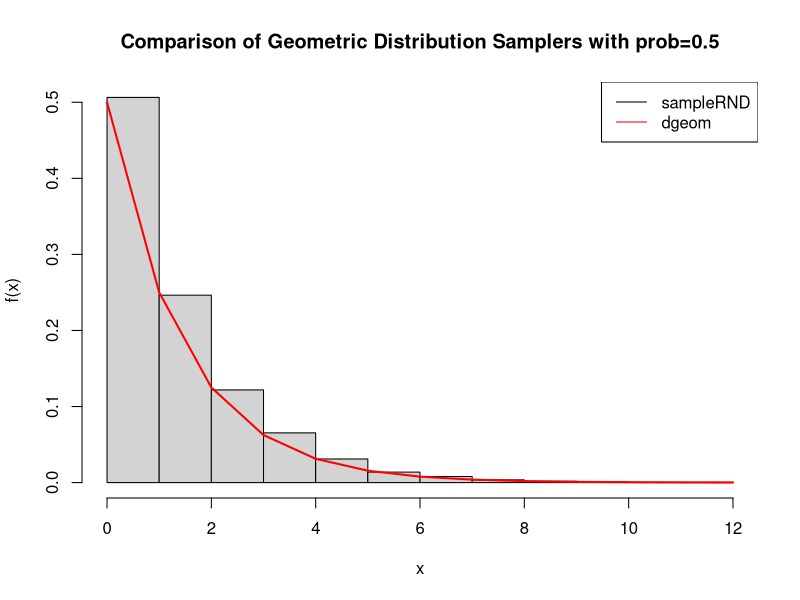

Reproduce this figure in R.
# Name: Christian Peters

set.seed(1234)

# used for creating permutations
library(gtools)
library(ggplot2)

# No. 1)
# ======

sampleRNG <- function(n) {
  sample(2^31, n) / 2^31
}

gapTest <- function(generator, alpha, beta, z, numSamples=1000) {
  # generate random numbers
  randomNumbers <- generator(numSamples)
  
  # get the gaps
  gaps <- integer(z + 1)
  
  curGap <- 0
  for (i in seq_along(randomNumbers)) {
    # test if the gap is broken
    if (alpha <= randomNumbers[i] && randomNumbers[i] <= beta) {
      # store the gap count at the corresponding index in the gaps vector
      # all gaps >= z are stored at the index z+1
      gapIndex <- min(curGap + 1, z + 1)
      gaps[gapIndex] <- gaps[gapIndex] + 1
      
      curGap <- 0
      next
    }
    
    # still outside the gap
    curGap <- curGap + 1
  }
  
  # calculate the probabilities for each gap
  probabilities <- double(z + 1)
  for (i in seq_along(gaps)) {
    probabilities[i] <- (beta - alpha) * (1 - beta + alpha)^(i - 1)
  }
  probabilities[z+1] <- (1 - beta + alpha)^z
  
  # do the chi-squared test
  test <- chisq.test(x=gaps, p=probabilities)
  
  return(test)
}

#print(gapTest(sampleRNG, 0.25, 0.75, 5))

permutationTest <- function(generator, elementsPerGroup, numGroups) {
  # organize the random numbers as a matrix
  randomNumbers <- matrix(generator(elementsPerGroup * numGroups),
                          nrow=elementsPerGroup, ncol=numGroups)
  
  # create vector to store the count of each permutation
  permutationCounts <- integer(factorial(elementsPerGroup))
  
  # now get the counts of each permutation
  indexPermutations <- permutations(elementsPerGroup, elementsPerGroup)
  
  for (i in seq_along(permutationCounts)) {
    # check each group if it corresponds to the current permutation
    permutationHits <- apply(randomNumbers, 2, function(group) {
      if(is.unsorted(group[indexPermutations[i, ]])) {
        return(0)
      }
      return(1)
    })
    
    # store the count
    permutationCounts[i] <- sum(permutationHits)
  }
  
  # do the chi-squared test
  test <- chisq.test(x=permutationCounts)
  
  return(test)
}

#print(permutationTest(sampleRNG, 3, 1000))

# No. 2)
# ======

sampleGeom <- function(n, prob) {
  result <- integer(n)
  for (i in seq_along(result)) {
    # do the bernoulli experiments
    numTrials <- 0
    repeat {
      rand <- sampleRNG(1)
      if (rand <= prob) {
        break
      }
      numTrials <- numTrials + 1
    }
    result[i] <- numTrials
  }
  
  return(result)
}

testGeom <- function(prob, numSamples=10000) {
  # get the random numbers
  randomNumbers <- sampleGeom(numSamples, prob)
  
  # get the 'true' density
  xReference <- seq(min(randomNumbers), max(randomNumbers))
  yReference <- dgeom(xReference, prob)
  
  # plot the results
  hist(randomNumbers, xlab='x', ylab='f(x)',
       main=paste0('Comparison of Geometric Distribution Samplers with prob=', prob),
       freq=FALSE, right=FALSE)
  
  lines(xReference, yReference, col='red', lwd=2)
  
  legend('topright', legend=c('sampleRND', 'dgeom'), col=c('black', 'red'), lty=1)
}

testGeom(0.5)
